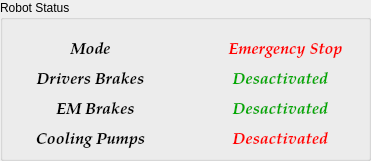
     <widget class="QGroupBox" name="Robot_Status">
      <property name="geometry">
       <rect>
        <x>400</x>
        <y>20</y>
        <width>371</width>
        <height>161</height>
       </rect>
      </property>
      <property name="title">
       <string>Robot Status</string>
      </property>
      <widget class="QLabel" name="status_mode_1">
       <property name="geometry">
        <rect>
         <x>50</x>
         <y>40</y>
         <width>81</width>
         <height>21</height>
        </rect>
       </property>
       <property name="font">
        <font>
         <family>URW Palladio L</family>
         <pointsize>12</pointsize>
         <weight>75</weight>
         <italic>true</italic>
         <bold>true</bold>
         <kerning>true</kerning>
        </font>
       </property>
       <property name="text">
        <string>Mode</string>
       </property>
       <property name="alignment">
        <set>Qt::AlignCenter</set>
       </property>
      </widget>
      <widget class="QLabel" name="status_mode_2">
       <property name="geometry">
        <rect>
         <x>215</x>
         <y>40</y>
         <width>141</width>
         <height>20</height>
        </rect>
       </property>
       <property name="font">
        <font>
         <family>URW Palladio L</family>
         <pointsize>12</pointsize>
         <weight>75</weight>
         <italic>true</italic>
         <bold>true</bold>
        </font>
       </property>
       <property name="styleSheet">
        <string notr="true">color:#FF0000</string>
       </property>
       <property name="text">
        <string>Emergency Stop</string>
       </property>
       <property name="alignment">
        <set>Qt::AlignCenter</set>
       </property>
      </widget>
      <widget class="QLabel" name="status_Drivers_Brakes_1">
       <property name="geometry">
        <rect>
         <x>30</x>
         <y>70</y>
         <width>121</width>
         <height>21</height>
        </rect>
       </property>
       <property name="font">
        <font>
         <family>URW Palladio L</family>
         <pointsize>12</pointsize>
         <weight>75</weight>
         <italic>true</italic>
         <bold>true</bold>
         <kerning>true</kerning>
        </font>
       </property>
       <property name="text">
        <string>Drivers Brakes</string>
       </property>
       <property name="alignment">
        <set>Qt::AlignCenter</set>
       </property>
      </widget>
      <widget class="QLabel" name="status_EM_Brakes_1">
       <property name="geometry">
        <rect>
         <x>40</x>
         <y>100</y>
         <width>111</width>
         <height>21</height>
        </rect>
       </property>
       <property name="font">
        <font>
         <family>URW Palladio L</family>
         <pointsize>12</pointsize>
         <weight>75</weight>
         <italic>true</italic>
         <bold>true</bold>
         <kerning>true</kerning>
        </font>
       </property>
       <property name="text">
        <string>EM Brakes</string>
       </property>
       <property name="alignment">
        <set>Qt::AlignCenter</set>
       </property>
      </widget>
      <widget class="QLabel" name="status_Cooling_Pumps_1">
       <property name="geometry">
        <rect>
         <x>30</x>
         <y>130</y>
         <width>121</width>
         <height>21</height>
        </rect>
       </property>
       <property name="font">
        <font>
         <family>URW Palladio L</family>
         <pointsize>12</pointsize>
         <weight>75</weight>
         <italic>true</italic>
         <bold>true</bold>
         <kerning>true</kerning>
        </font>
       </property>
       <property name="text">
        <string>Cooling Pumps</string>
       </property>
       <property name="alignment">
        <set>Qt::AlignCenter</set>
       </property>
      </widget>
      <widget class="QLabel" name="label_24">
       <property name="geometry">
        <rect>
         <x>220</x>
         <y>70</y>
         <width>121</width>
         <height>20</height>
        </rect>
       </property>
       <property name="font">
        <font>
         <family>URW Palladio L</family>
         <pointsize>12</pointsize>
         <weight>75</weight>
         <italic>true</italic>
         <bold>true</bold>
        </font>
       </property>
       <property name="styleSheet">
        <string notr="true">color:rgb(0, 170, 0)</string>
       </property>
       <property name="text">
        <string>Desactivated</string>
       </property>
       <property name="alignment">
        <set>Qt::AlignCenter</set>
       </property>
      </widget>
      <widget class="QLabel" name="label_25">
       <property name="geometry">
        <rect>
         <x>220</x>
         <y>100</y>
         <width>121</width>
         <height>20</height>
        </rect>
       </property>
       <property name="font">
        <font>
         <family>URW Palladio L</family>
         <pointsize>12</pointsize>
         <weight>75</weight>
         <italic>true</italic>
         <bold>true</bold>
        </font>
       </property>
       <property name="styleSheet">
        <string notr="true">color:rgb(0, 170, 0)</string>
       </property>
       <property name="text">
        <string>Desactivated</string>
       </property>
       <property name="alignment">
        <set>Qt::AlignCenter</set>
       </property>
      </widget>
      <widget class="QLabel" name="label_26">
       <property name="geometry">
        <rect>
         <x>220</x>
         <y>130</y>
         <width>121</width>
         <height>20</height>
        </rect>
       </property>
       <property name="font">
        <font>
         <family>URW Palladio L</family>
         <pointsize>12</pointsize>
         <weight>75</weight>
         <italic>true</italic>
         <bold>true</bold>
        </font>
       </property>
       <property name="styleSheet">
        <string notr="true">color:#FF0000</string>
       </property>
       <property name="text">
        <string>Desactivated</string>
       </property>
       <property name="alignment">
        <set>Qt::AlignCenter</set>
       </property>
      </widget>
     </widget>
